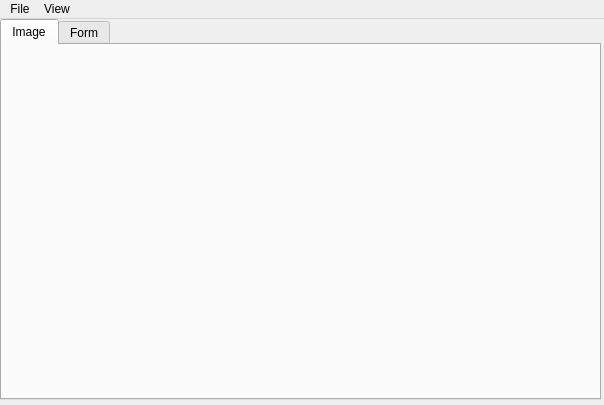
<?xml version="1.0" encoding="UTF-8"?>
<ui version="4.0">
 <class>MainWindow</class>
 <widget class="QMainWindow" name="MainWindow">
  <property name="geometry">
   <rect>
    <x>0</x>
    <y>0</y>
    <width>604</width>
    <height>405</height>
   </rect>
  </property>
  <property name="windowTitle">
   <string>MainWindow</string>
  </property>
  <widget class="QWidget" name="centralwidget">
   <widget class="QTabWidget" name="tabWidget">
    <property name="geometry">
     <rect>
      <x>0</x>
      <y>0</y>
      <width>601</width>
      <height>381</height>
     </rect>
    </property>
    <property name="currentIndex">
     <number>0</number>
    </property>
    <widget class="QWidget" name="tab_1">
     <attribute name="title">
      <string>Image</string>
     </attribute>
     <widget class="QLabel" name="label">
      <property name="geometry">
       <rect>
        <x>-2</x>
        <y>0</y>
        <width>601</width>
        <height>331</height>
       </rect>
      </property>
      <property name="text">
       <string/>
      </property>
      <property name="pixmap">
       <pixmap>../../../../Downloads/UroNna6uua0.jpg</pixmap>
      </property>
     </widget>
    </widget>
    <widget class="QWidget" name="tab_2">
     <attribute name="title">
      <string>Form</string>
     </attribute>
     <widget class="QWidget" name="verticalLayoutWidget">
      <property name="geometry">
       <rect>
        <x>0</x>
        <y>0</y>
        <width>601</width>
        <height>344</height>
       </rect>
      </property>
      <layout class="QVBoxLayout" name="verticalLayout">
       <item>
        <widget class="QPlainTextEdit" name="plainTextEdit"/>
       </item>
       <item>
        <widget class="QComboBox" name="comboBox">
         <item>
          <property name="text">
           <string>1</string>
          </property>
         </item>
         <item>
          <property name="text">
           <string>2</string>
          </property>
         </item>
         <item>
          <property name="text">
           <string>3</string>
          </property>
         </item>
        </widget>
       </item>
       <item>
        <widget class="QSlider" name="horizontalSlider">
         <property name="orientation">
          <enum>Qt::Horizontal</enum>
         </property>
        </widget>
       </item>
       <item>
        <widget class="QDateTimeEdit" name="dateTimeEdit"/>
       </item>
       <item>
        <widget class="QPlainTextEdit" name="plainTextEdit_2"/>
       </item>
       <item>
        <widget class="QCheckBox" name="checkBox">
         <property name="text">
          <string>CheckBox</string>
         </property>
        </widget>
       </item>
       <item>
        <widget class="QPushButton" name="pushButton">
         <property name="text">
          <string>Clicked on me</string>
         </property>
        </widget>
       </item>
      </layout>
     </widget>
    </widget>
   </widget>
  </widget>
  <widget class="QMenuBar" name="menuBar">
   <property name="geometry">
    <rect>
     <x>0</x>
     <y>0</y>
     <width>604</width>
     <height>20</height>
    </rect>
   </property>
   <widget class="QMenu" name="menuFile">
    <property name="title">
     <string>File</string>
    </property>
    <addaction name="actionSave"/>
    <addaction name="actionOpen"/>
    <addaction name="actionClose"/>
    <addaction name="separator"/>
    <addaction name="actionClose_programm"/>
   </widget>
   <widget class="QMenu" name="menuiew">
    <property name="title">
     <string>View</string>
    </property>
    <addaction name="actionSimple"/>
    <addaction name="actionDiferent"/>
   </widget>
   <addaction name="menuFile"/>
   <addaction name="menuiew"/>
  </widget>
  <action name="actionSave">
   <property name="text">
    <string>Save</string>
   </property>
  </action>
  <action name="actionOpen">
   <property name="text">
    <string>Open</string>
   </property>
  </action>
  <action name="actionClose">
   <property name="text">
    <string>Close</string>
   </property>
  </action>
  <action name="actionClose_programm">
   <property name="text">
    <string>Close programm</string>
   </property>
  </action>
  <action name="actionSimple">
   <property name="text">
    <string>Simple</string>
   </property>
  </action>
  <action name="actionDiferent">
   <property name="text">
    <string>Diferent</string>
   </property>
  </action>
 </widget>
 <resources/>
 <connections/>
</ui>
